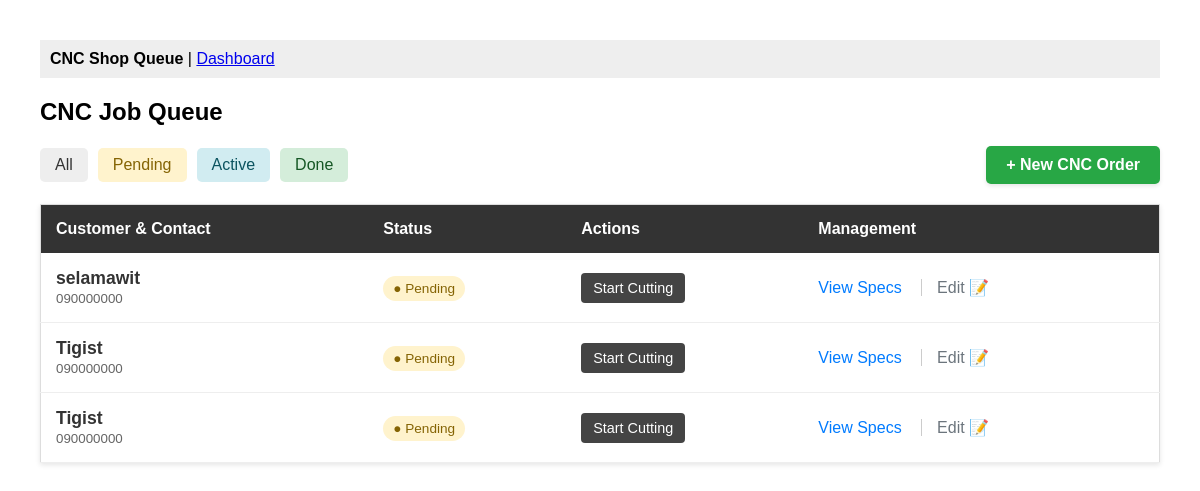
Before: /dashboard/?status=Pending (signed in) with the older database file.
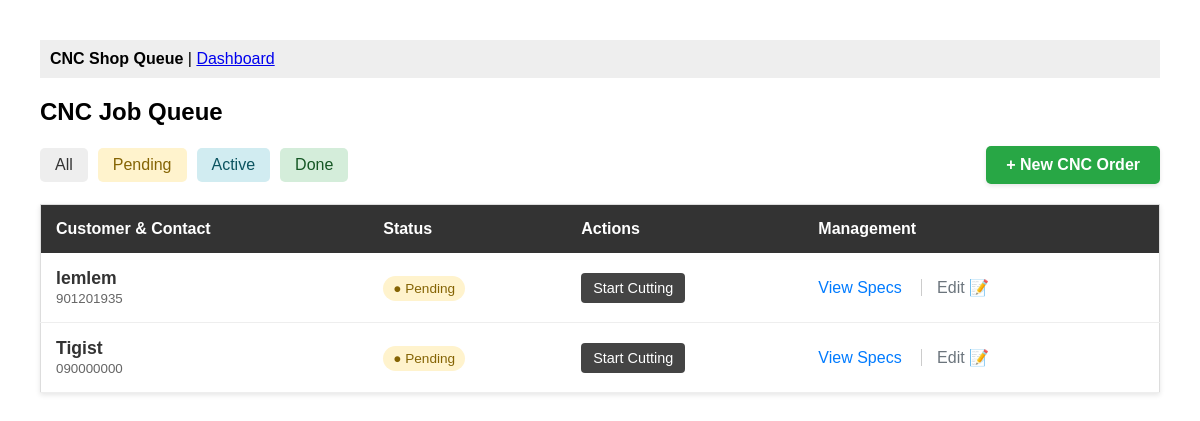
After: the same page with the newer database file.
### orders/models.py (models this page shows, shortened)
class Order(models.Model):
    STATUS_CHOICES = [
        ('Pending', 'Pending'),
        ('In Progress', 'In Progress'),
        ('Completed', 'Completed'),
        ('Delivered', 'Delivered'),
    ]
    user = models.ForeignKey(User, on_delete=models.CASCADE, related_name='orders')
    customer_name = models.CharField(max_length=255)
    customer_phone = models.CharField(max_length=20)
    total_price = models.DecimalField(max_digits=10, decimal_places=2, default=0.00)
    paid_balance = models.DecimalField(max_digits=10, decimal_places=2, default=0.00)
    delivery_date = models.DateField()
    status = models.CharField(max_length=20, choices=STATUS_CHOICES, default='Pending')
    logo_reference = models.CharField(max_length=255, blank=True, null=True, help_text="Text or image path for CNC")
    comment = models.TextField(blank=True, null=True)
    created_at = models.DateTimeField(auto_now_add=True)

### orders/views.py (the view)
# urls.py: path('dashboard/', DashboardView.as_view(), name='dashboard'),
class DashboardView(LoginRequiredMixin, ListView):
    model = Order
    template_name = 'orders/dashboard.html'
    context_object_name = 'orders'
    def get_queryset(self):
        queryset = Order.objects.all().order_by('-created_at')
        status_filter = self.request.GET.get('status')
        if status_filter:
            queryset = queryset.filter(status=status_filter)
        return queryset

### orders/templates/orders/dashboard.html (shortened to what the changed rows need)
{% extends 'base.html' %}
{% block content %}
    <h2 style="margin-bottom: 20px;">CNC Job Queue</h2>
    <table style="width:100%;
                  border-collapse: collapse;
                  background: white;
                  border: 1px solid #ddd;
                  box-shadow: 0 2px 5px rgba(0,0,0,0.1)">
        <thead>
            <tr style="background-color: #333; color: white; text-align: left;">
                <th style="padding: 15px;">Customer & Contact</th>
                <th style="padding: 15px;">Status</th>
                <th style="padding: 15px;">Actions</th>
                <th style="padding: 15px;">Management</th>
            </tr>
        </thead>
        <tbody>
            {% for order in orders %}
                <tr style="border-bottom: 1px solid #eee;">
                    <td style="padding: 15px;">
                        <strong style="font-size: 1.1em; color: #333;">{{ order.customer_name }}</strong>
                        <br>
                        <small style="color: #666;">{{ order.customer_phone|default:"No phone provided" }}</small>
                    </td>
                    <td style="padding: 15px;">
                        <span style="padding: 5px 10px;
                                     border-radius: 20px;
                                     font-size: 0.85em;
                                     background: {% if order.status == 'Pending' %}#fff3cd;
                                     color: #856404;
                                     {% elif order.status == 'In Progress' %}#d1ecf1;
                                     color: #0c5460;
                                     {% else %}#d4edda;
                                     color: #155724;
                                     {% endif %}">● {{ order.status }}</span>
                    </td>
                    <td style="padding: 15px;">
                        {% if order.status != 'Completed' %}
                            <form action="{% url 'update-status' order.id %}"
                                  method="POST"
                                  style="display:inline">
                                <button type="submit"
                                        style="background: #444;
                                               color: white;
                                               border: none;
                                               padding: 7px 12px;
                                               cursor: pointer;
                                               border-radius: 4px;
                                               font-size: 0.9em">
                                    {% if order.status == 'Pending' %}
                                        Start Cutting
                                    {% else %}
                                        Mark Complete
                                    {% endif %}
                                </button>
                            </form>
                        {% else %}
                            <span style="color: #28a745; font-weight: bold;">✅ Ready for Pickup</span>
                        {% endif %}
                    </td>
                    <td style="padding: 15px;">
                        <a href="{% url 'order-detail' order.id %}"
                           style="margin-right: 15px;
                                  color: #007bff;
                                  text-decoration: none">View Specs</a>
                        <a href="/admin/orders/order/{{ order.id }}/change/"
                           style="color: #6c757d;
                                  text-decoration: none;
                                  border-left: 1px solid #ccc;
                                  padding-left: 15px">Edit 📝</a>
                    </td>
                </tr>
            {% empty %}
                <tr>
                    <td colspan="4" style="padding: 20px; text-align: center; color: #999;">The queue is currently empty.</td>
                </tr>
            {% endfor %}
        </tbody>
    </table>
{% endblock content %}

Changed rows visible on the page:
no longer on this page (row edited): Order: customer_name "selamawit", customer_phone "090000000", status "Pending", shows "Start Cutting"
no longer on this page (row edited): Order: customer_name "Tigist", customer_phone "090000000", status "Pending", shows "Start Cutting"
added Order: customer_name "lemlem", customer_phone "901201935", status "Pending", shows "Start Cutting"
